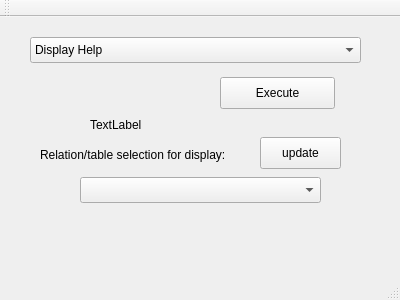
<?xml version="1.0" encoding="UTF-8"?>
<ui version="4.0">
 <class>MainWindow</class>
 <widget class="QMainWindow" name="MainWindow">
  <property name="geometry">
   <rect>
    <x>0</x>
    <y>0</y>
    <width>400</width>
    <height>300</height>
   </rect>
  </property>
  <property name="windowTitle">
   <string>MainWindow</string>
  </property>
  <widget class="QWidget" name="centralWidget">
   <widget class="QComboBox" name="commandBox">
    <property name="geometry">
     <rect>
      <x>30</x>
      <y>20</y>
      <width>331</width>
      <height>26</height>
     </rect>
    </property>
    <item>
     <property name="text">
      <string>Display Help</string>
     </property>
    </item>
    <item>
     <property name="text">
      <string>Enter a new league, team, or player</string>
     </property>
    </item>
    <item>
     <property name="text">
      <string>Display a league</string>
     </property>
    </item>
    <item>
     <property name="text">
      <string>Display a team</string>
     </property>
    </item>
    <item>
     <property name="text">
      <string>Display a player</string>
     </property>
    </item>
    <item>
     <property name="text">
      <string>Select a relation/table</string>
     </property>
    </item>
    <item>
     <property name="text">
      <string>Project a relation/table</string>
     </property>
    </item>
    <item>
     <property name="text">
      <string>Union, Difference, Cross Product, Natural Join</string>
     </property>
    </item>
    <item>
     <property name="text">
      <string>Open, Close, Write, Exit</string>
     </property>
    </item>
    <item>
     <property name="text">
      <string>Display a relation/table</string>
     </property>
    </item>
   </widget>
   <widget class="QPushButton" name="ExecuteButton">
    <property name="geometry">
     <rect>
      <x>220</x>
      <y>60</y>
      <width>115</width>
      <height>32</height>
     </rect>
    </property>
    <property name="text">
     <string>Execute</string>
    </property>
   </widget>
   <widget class="QLabel" name="label">
    <property name="geometry">
     <rect>
      <x>90</x>
      <y>100</y>
      <width>141</width>
      <height>16</height>
     </rect>
    </property>
    <property name="text">
     <string>TextLabel</string>
    </property>
   </widget>
   <widget class="QComboBox" name="displayBox">
    <property name="geometry">
     <rect>
      <x>80</x>
      <y>160</y>
      <width>241</width>
      <height>26</height>
     </rect>
    </property>
   </widget>
   <widget class="QLabel" name="displayL">
    <property name="geometry">
     <rect>
      <x>40</x>
      <y>130</y>
      <width>231</width>
      <height>16</height>
     </rect>
    </property>
    <property name="text">
     <string>Relation/table selection for display:</string>
    </property>
   </widget>
   <widget class="QPushButton" name="pushButton">
    <property name="geometry">
     <rect>
      <x>260</x>
      <y>120</y>
      <width>81</width>
      <height>32</height>
     </rect>
    </property>
    <property name="text">
     <string>update</string>
    </property>
   </widget>
  </widget>
  <widget class="QMenuBar" name="menuBar">
   <property name="geometry">
    <rect>
     <x>0</x>
     <y>0</y>
     <width>400</width>
     <height>22</height>
    </rect>
   </property>
  </widget>
  <widget class="QToolBar" name="mainToolBar">
   <attribute name="toolBarArea">
    <enum>TopToolBarArea</enum>
   </attribute>
   <attribute name="toolBarBreak">
    <bool>false</bool>
   </attribute>
  </widget>
  <widget class="QStatusBar" name="statusBar"/>
 </widget>
 <layoutdefault spacing="6" margin="11"/>
 <resources/>
 <connections/>
</ui>
